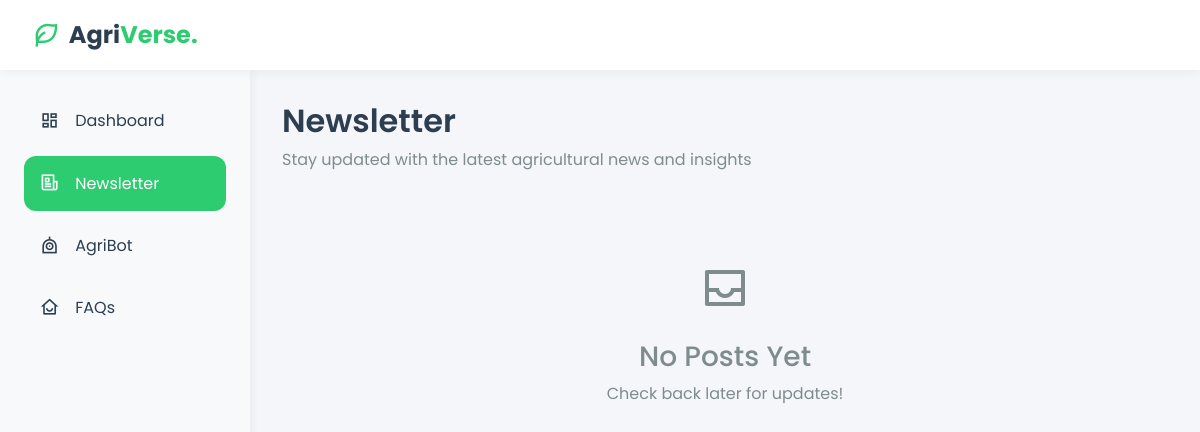
The app's page /newsletter, older data.
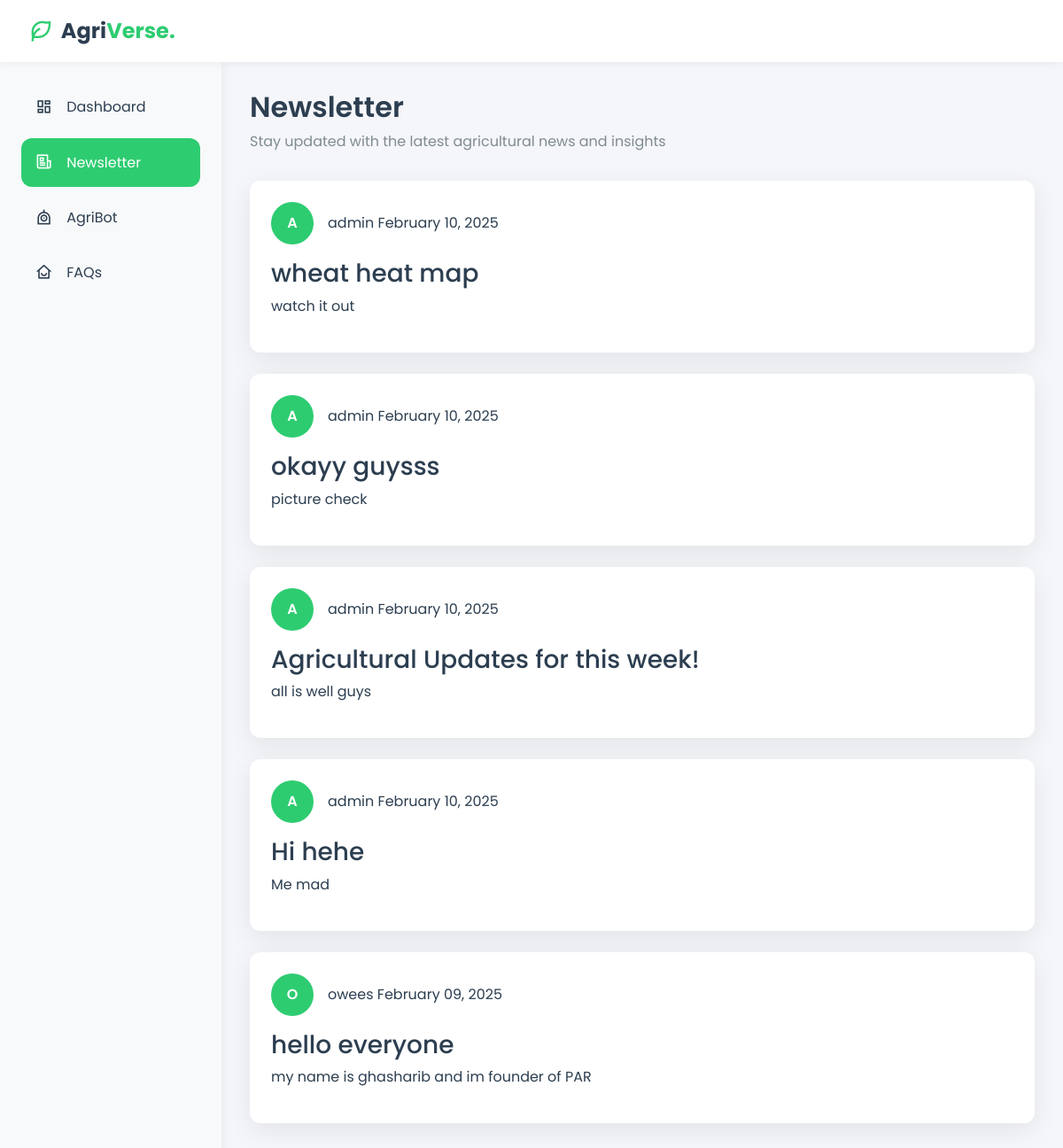
The same page, newer data.
### models.py (models this page shows)
class NewsletterPost(db.Model):
    id = db.Column(db.Integer, primary_key=True)
    title = db.Column(db.String(200), nullable=False)
    content = db.Column(db.Text, nullable=False)
    image_url = db.Column(db.String(500))
    video_url = db.Column(db.String(500))
    created_at = db.Column(db.DateTime, default=datetime.utcnow)
    author_id = db.Column(db.Integer, db.ForeignKey('user.id'), nullable=False)
    author = db.relationship('User', backref=db.backref('posts', lazy=True))

class User(db.Model):
    id = db.Column(db.Integer, primary_key=True)
    username = db.Column(db.String(80), unique=True, nullable=False)
    email = db.Column(db.String(120), unique=True, nullable=False)
    password = db.Column(db.String(200), nullable=False)
    is_admin = db.Column(db.Boolean, default=False)
    created_at = db.Column(db.DateTime, default=datetime.utcnow)

### app.py (the view)
@app.route('/newsletter')
def newsletter():
    posts = NewsletterPost.query.order_by(NewsletterPost.created_at.desc()).all()
    return render_template('newsletter.html', posts=posts)

### templates/newsletter.html (shortened to what this page needs)
<!DOCTYPE html>
<html lang="en">
<head>
    <link rel="stylesheet" href="https://cdn.jsdelivr.net/npm/bootstrap@5.3.0/dist/css/bootstrap.min.css">
    <link href="https://cdn.jsdelivr.net/npm/remixicon@2.5.0/fonts/remixicon.css" rel="stylesheet">
</head>
<body>
    <div class="top-bar">
        <a href="/" class="logo">
            <i class="ri-leaf-line"></i>
            <h2>Agri<span style="color: var(--primary-color)">Verse.</span></h2>
        </a>
    </div>
    <div class="sidebar">
        <ul class="nav-links">
            <li class="nav-item">
                <a href="/dashboard" class="nav-link">
                    <i class="ri-dashboard-line"></i>
                    <span>Dashboard</span>
                </a>
            </li>
            <li class="nav-item">
                <a href="/newsletter" class="nav-link active">
                    <i class="ri-newspaper-line"></i>
                    <span>Newsletter</span>
                </a>
            </li>
            <li class="nav-item">
                <a href="/chatbot" class="nav-link">
                    <i class="ri-robot-line"></i>
                    <span>AgriBot</span>
                </a>
            </li>
            <li class="nav-item">
                <a href="/faqs" class="nav-link">
                    <i class="ri-home-smile-line"></i>
                    <span>FAQs</span>
                </a>
            </li>
        </ul>
    </div>
    <div class="content">
        <div class="page-title">
            <h1>Newsletter</h1>
            <p>Stay updated with the latest agricultural news and insights</p>
        </div>
        <div class="news-feed">
            {% if posts %}
                {% for post in posts %}
                <article class="post-card">
                    <div class="post-header">
                        <div class="post-author">
                            <div class="author-avatar">
                                {{ post.author.username[0].upper() }}
                            </div>
                            <div class="author-info">
                                <span class="author-name">{{ post.author.username }}</span>
                                <span class="post-time">{{ post.created_at.strftime('%B %d, %Y') }}</span>
                            </div>
                        </div>
                    </div>
                    <div class="post-content">
                        <h3>{{ post.title }}</h3>
                        <p>{{ post.content }}</p>
                    </div>
                </article>
                {% endfor %}
            {% else %}
                <div class="empty-state">
                    <i class="ri-inbox-line" style="font-size: 3rem; color: var(--text-secondary);"></i>
                    <h3 class="mt-3">No Posts Yet</h3>
                    <p>Check back later for updates!</p>
                </div>
            {% endif %}
        </div>
    </div>
</body>
</html>

### templates/newsletter.html (style rules this page uses)
:root { --primary-color: #2ecc71; --primary-dark: #27ae60; --secondary-color: #f8f9fa; --accent-color: #3498db; --background-color: #f5f6fa; --card-background: #ffffff; --text-primary: #2c3e50; --text-secondary: #7f8c8d; --success-color: #2ecc71; --warning-color: #f1c40f; --danger-color: #e74c3c; --border-radius: 12px; --box-shadow: 0 8px 30px rgba(0, 0, 0, 0.08); --transition: all 0.3s ease; --top-bar-height: 70px; }
body { font-family: 'Poppins', sans-serif; background-color: var(--background-color); color: var(--text-primary); display: flex; min-height: 100vh; margin: 0; }
.top-bar { position: fixed; top: 0; left: 0; right: 0; height: var(--top-bar-height); background: var(--card-background); padding: 0 2rem; display: flex; align-items: center; justify-content: space-between; box-shadow: 0 2px 10px rgba(0, 0, 0, 0.05); z-index: 1000; }
.logo { display: flex; align-items: center; gap: 0.5rem; text-decoration: none; }
.logo i { font-size: 1.8rem; color: var(--primary-color); }
.logo h2 { font-size: 1.5rem; font-weight: 700; margin: 0; color: var(--text-primary); }
.sidebar { position: fixed; top: var(--top-bar-height); left: 0; height: calc(100% - var(--top-bar-height)); width: 250px; background: var(--secondary-color); padding: 1.5rem; z-index: 900; box-shadow: 2px 0 10px rgba(0, 0, 0, 0.05); }
.content { margin-left: 250px; margin-top: var(--top-bar-height); padding: 2rem; width: calc(100% - 250px); }
.nav-links { list-style: none; padding: 0; margin: 0; }
.nav-item { margin-bottom: 0.5rem; }
.nav-link { display: flex; align-items: center; gap: 1rem; padding: 0.8rem 1rem; color: var(--text-primary); text-decoration: none; border-radius: var(--border-radius); transition: var(--transition); }
.nav-link.active { background: var(--primary-color); color: white; }
.nav-link i { font-size: 1.2rem; }
.page-title { margin-bottom: 2rem; }
.page-title h1 { font-size: 2rem; font-weight: 600; color: var(--text-primary); margin-bottom: 0.5rem; }
.page-title p { color: var(--text-secondary); font-size: 1rem; }
.post-card { background: var(--card-background); padding: 1.5rem; border-radius: var(--border-radius); box-shadow: var(--box-shadow); transition: var(--transition); margin-bottom: 1.5rem; }
.post-header { display: flex; justify-content: space-between; align-items: center; margin-bottom: 1rem; }
.post-author { display: flex; align-items: center; gap: 1rem; }
.author-avatar { width: 48px; height: 48px; border-radius: 50%; background: var(--primary-color); color: white; display: flex; align-items: center; justify-content: center; font-weight: 600; }
.post-content { margin: 1rem 0; }

Row changes from the older to the newer data that the page shows:
added NewsletterPost: author "A", author.username "admin", created_at "February 10, 2025", title "wheat heat map", content "watch it out"
added NewsletterPost: author "A", author.username "admin", created_at "February 10, 2025", title "okayy guysss", content "picture check"
added NewsletterPost: author "A", author.username "admin", created_at "February 10, 2025", title "Agricultural Updates for this week!", content "all is well guys"
added NewsletterPost: author "A", author.username "admin", created_at "February 10, 2025", title "Hi hehe", content "Me mad"
added NewsletterPost: author "O", author.username "owees", created_at "February 09, 2025", title "hello everyone", content "my name is ghasharib and im founder of PAR"
Text that changed along with them:
text no longer shown: "No Posts Yet Check back later for updates!"
